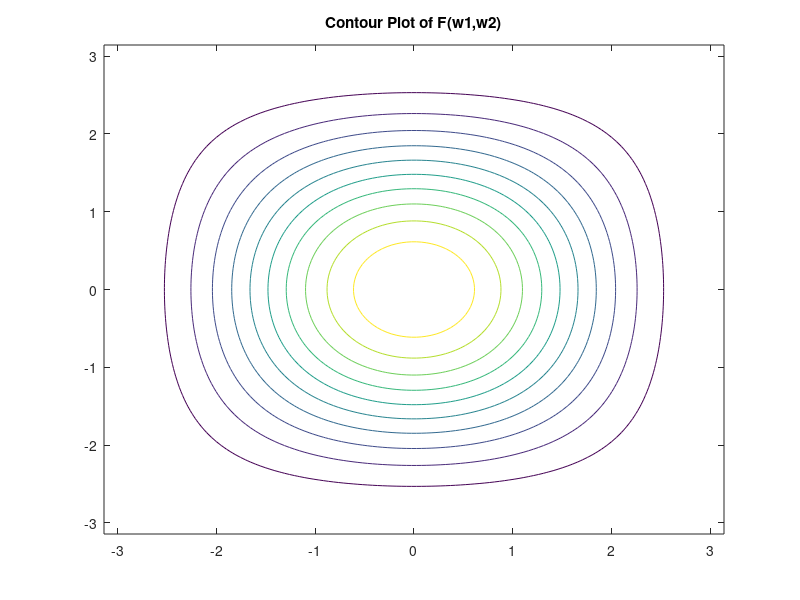

The MATLAB script that drew this image:
% Ivan Chowdhury
% 12/3/2019
% Digital Signal Processing
% Problem Set 5

clc, close all, clear all;
%% Problem 2
% b
w1 = linspace(-pi,pi,128);
w2 = linspace(-pi,pi,128);
[W1,W2] = meshgrid(w1,w2);
F = (1/2)*(-1 + cos(W1) + cos(W2) + cos(W1).*cos(W2));  % The values are bounded between -1,1

figure
contour(W1,W2,F)
title("Contour Plot of F(w1,w2)");

